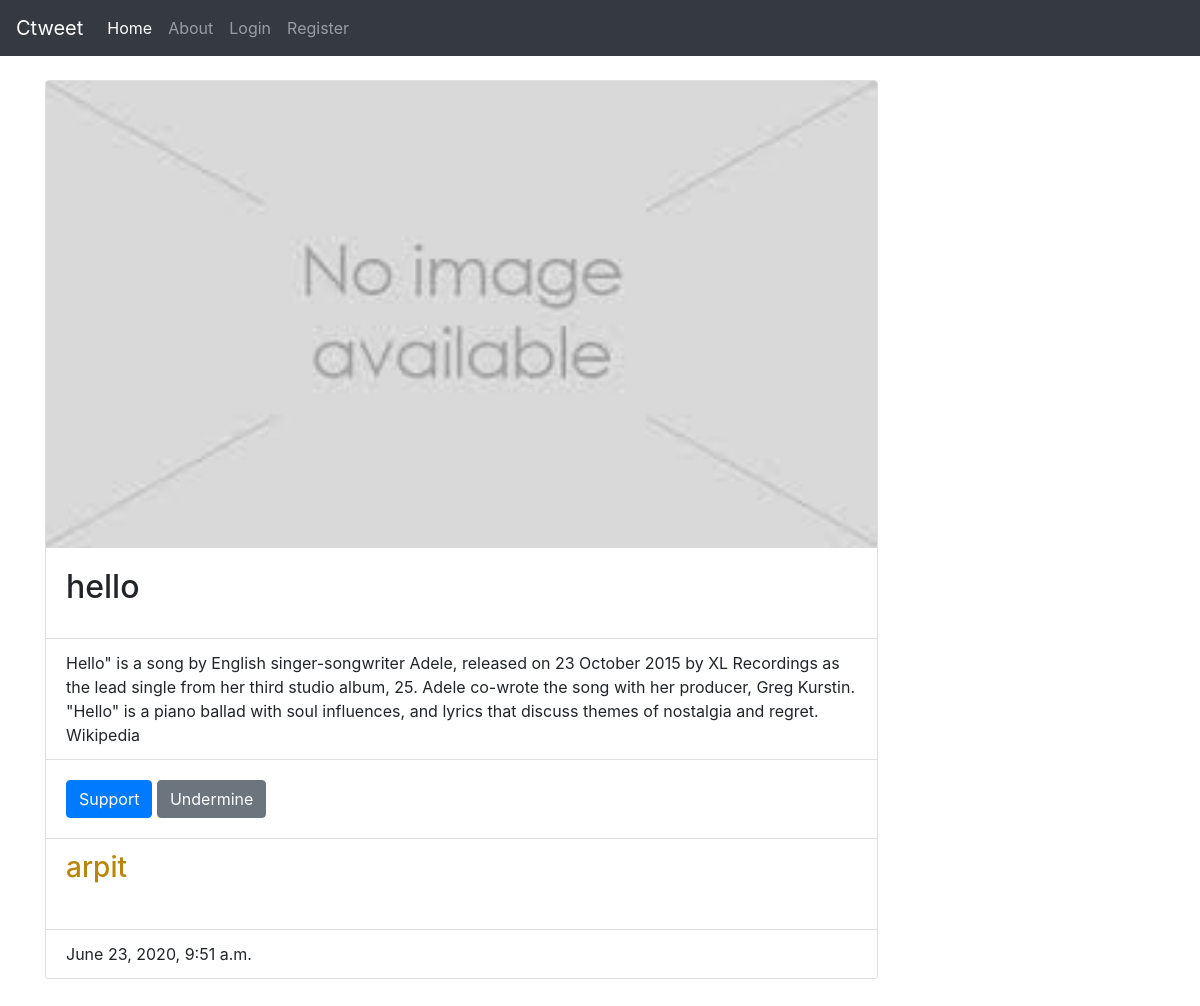
/post/16/, run on the app's committed database.
### blog/models.py (models this page shows, shortened)
class Post(models.Model):
    post_img = models.ImageField(upload_to='media',blank=True,default='deff.jpg')
    title = models.CharField(max_length=100)
    content = models.TextField()
    date_posted = models.DateTimeField(default=timezone.now)
    support = models.ManyToManyField(User , related_name='support',blank=True,through=PostLike )
    author = models.ForeignKey(User , on_delete=models.CASCADE,related_name='author')
    timestamp = models.DateTimeField(auto_now_add=True)

### blog/views.py (the view)
# urls.py: path('post/<int:pk>/', PostDetailView.as_view(),name='PostDetail'),
class PostDetailView(DetailView):
    model = Post

### blog/templates/blog/post_detail.html (shortened to what this page needs)
{% extends 'blog/base.html' %}
{% block content %}
  <br>
    <div class="card w-75">
      <img src="{{post.post_img.url}}" class="card-img-top" alt="...">
        <div class="card-body">
          <h2 class="card-title">{{object.title}}</h2>
        </div>
        <ul class="list-group list-group-flush">
          <li class="list-group-item">{{object.content}}</li>
        </ul>
        <div class="card-body">
          <button type="submit" name="support_it" value="{{post.id}}" class="btn btn-primary">Support</button>
          <button type="submit" name="support_it" value="{{post.id}}" class="btn btn-secondary">Undermine</button>
        </div>
        <ul class="list-group list-group-flush">
        <li class="list-group-item"><a href="{% url 'user-posts' post.author.username %}"><h3 style="color: darkgoldenrod;">{{post.author}}</h3></a><br>
        <p class="card-text">{{post.author.bio}} </p></li>
        <li class="list-group-item">{{post.date_posted}}</li>
      </ul>
    </div><br><br>
        </div>
      </div><br><br>
{% endblock %}

### data on the page
Post: post_img (picture), title "hello", content "Hello\" is a song by English singer-songwriter Adele, released on 23 October 2015 by XL Recordings as the lead single from her third studio album, 25. Adele co-wrote the song with her producer, Greg Kurstin. \"Hello\" is a piano ballad with soul influences, and lyrics that discuss themes of nostalgia and regret. Wikipedia", author "arpit", date_posted "June 23, 2020, 9:51 a.m."
